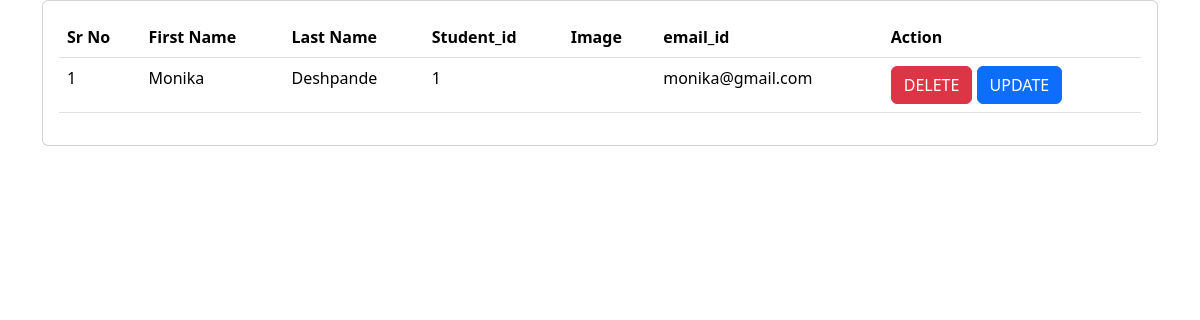
/python_quiz/student_details/, run on an earlier commit of the app's database.
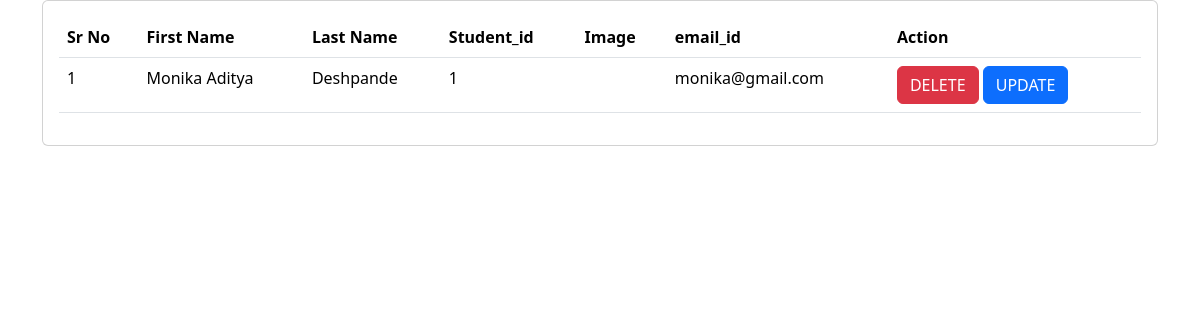
And on a later commit of the database.
### python_quiz/models.py (models this page shows, shortened)
class students_signup(models.Model):
    firstname = models.CharField(max_length=20, null=False)
    lastname = models.CharField(max_length=20, null=False)
    student_id = models.CharField(max_length=100, null=False)
    image = models.ImageField(upload_to="administrator_login/", blank=True)
    email_id = models.EmailField(blank=True, primary_key= True)
    password = models.CharField(max_length=100, null=False)
    reenter_password = models.CharField(max_length=100, null=False)

### python_quiz/views.py (the view)
# urls.py: path('student_details/', student_details),
def student_details(request):
    student_details = students_signup.objects.all()
    return render (request, "python_quiz/student_details.html", {'student_details': student_details})

### templates/python_quiz/student_details.html (shortened to what this page needs)
<!DOCTYPE html>
<html lang="en">
<head>
    <link href="https://cdn.jsdelivr.net/npm/bootstrap@5.3.2/dist/css/bootstrap.min.css" rel="stylesheet">
</head>
<body>
    <div class="container">
        <div class="row">
            <div class="col-md-12">
                <div class="card">
                    <div class="card-body">
                        <table class="table">
                            <thead>
                                <tr>
                                    <th>Sr No</th>
                                    <th>First Name</th>
                                    <th>Last Name</th>
                                    <th>Student_id</th>
                                    <th>Image</th>
                                    <th>email_id</th>
                                    <th>Action</th>
                                </tr>
                            </thead>
                            <tbody>
                                {% for student_detail in student_details %}
                                <tr>
                                    <td>{{forloop.counter}}</td>
                                    <td>{{student_detail.firstname}}</td>
                                    <td>{{student_detail.lastname}}</td>
                                    <td>{{student_detail.student_id}}</td>
                                    <td>{{student_detail.image}}</td>
                                    <td>{{student_detail.email_id}}</td>
                                    <td>
                                        <a class = "btn btn-danger" href="/python_quiz/student_delete/{{student_detail.email_id}}">DELETE</a>
                                        <a class = "btn btn-primary" href="/python_quiz/student_update/{{student_detail.email_id}}">UPDATE</a>
                                    </td>
                                </tr>
                                {% endfor %}
                            </tbody>
                    </div>
                </div>
            </div>
        </div>
    </div>
</body>
</html>

What changed in the data, as far as the page shows it:
changed students_signup "Deshpande": firstname "Monika" → "Monika Aditya"
